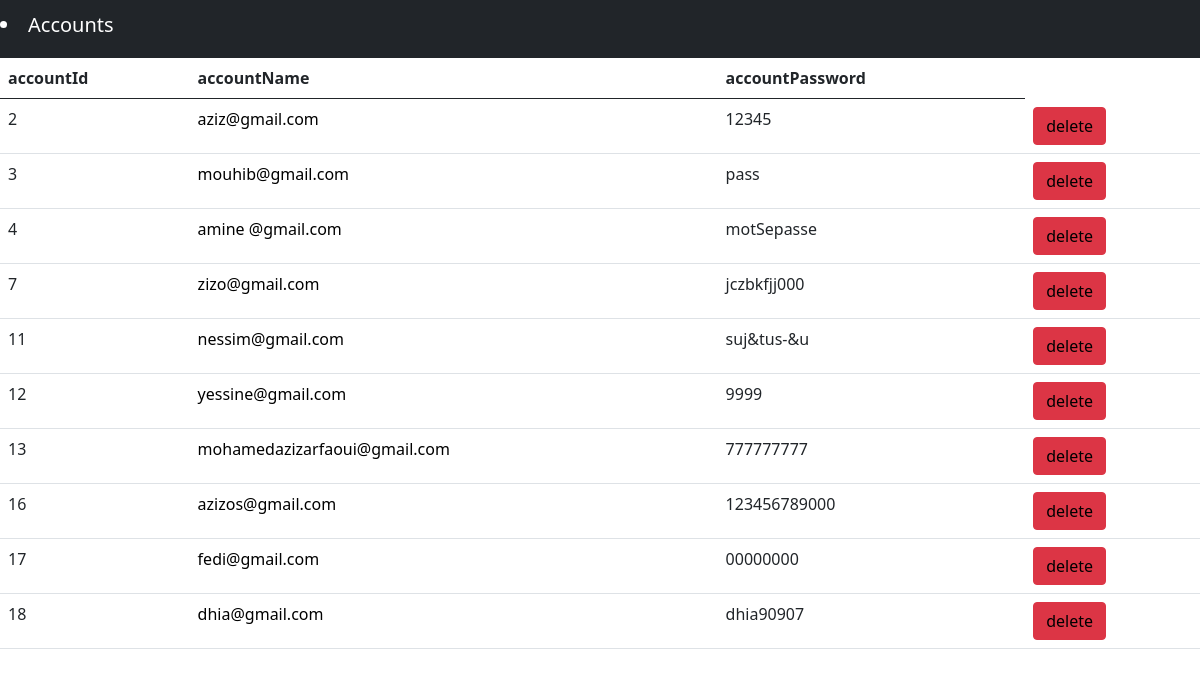
Screenshot of /accounts/ with the database file from the repository.
### MainApplication/models.py (models this page shows, shortened)
class Account(models.Model):
    accountId=models.IntegerField(primary_key=True,null=False)
    login=models.EmailField(max_length=50)
    password=models.CharField(max_length=15,null=False,blank=False)
    color=models.CharField(max_length=15,null=True,blank=True)
    userAccount=models.OneToOneField(SimpleUser,on_delete=models.CASCADE, null=True)
    class Meta:
           verbose_name="compte"

### MainApplication/views.py (the view)
# urls.py: 2. Add a URL to urlpatterns:  path('', views.home, name='home')
def home(Request):
    accounts=Account.objects.all();
    return render(Request,'accounts.html',{'accounts':accounts})

### MainApplication/templates/accounts.html (shortened to what this page needs)
{% load static %}
<!DOCTYPE html>
<html lang="en">
<head>
    <link rel="stylesheet" href="{%static '/css/bootstrap.min.css'%}">
<body>
    <nav class="navbar navbar-expand-lg navbar-dark bg-dark">
        <h3><li class="navbar-brand">Accounts</li></h3>
    </nav>
    <table class="table">
     <thead class="thead-dark">
        <th>accountId</th>
        <th>accountName</th>
        <th>accountPassword</th>
     </thead>
     <tbody>
        {% for account in accounts%}
        <tr>
            <td>{{account.accountId}}</td>
            <td><a href="{% url 'showOneAccount' account.pk %}">{{account.login}}</a></td>
            <td>{{account.password}}</td>
            <td><button class="btn btn-danger" ><a class="a" href="{% url 'deleteAccount' account.pk %}">delete</a></button></td>
        </tr>
        {%endfor%}
     </tbody>
    </table>
</body>
</html>

### MainApplication/templates/accounts.html (style rules this page uses)
a { text-decoration: none; color:black; }

### rows the page displays
Account: accountId "2", login "aziz@gmail.com", password "12345"
Account: accountId "3", login "mouhib@gmail.com", password "pass"
Account: accountId "4", login "amine @gmail.com", password "motSepasse"
Account: accountId "7", login "zizo@gmail.com", password "jczbkfjj000"
Account: accountId "11", login "nessim@gmail.com", password "suj&tus-&u"
Account: accountId "12", login "yessine@gmail.com", password "9999"
Account: accountId "13", login "mohamedazizarfaoui@gmail.com", password "777777777"
Account: accountId "16", login "azizos@gmail.com", password "123456789000"
Account: accountId "17", login "fedi@gmail.com", password "00000000"
Account: accountId "18", login "dhia@gmail.com", password "dhia90907"
